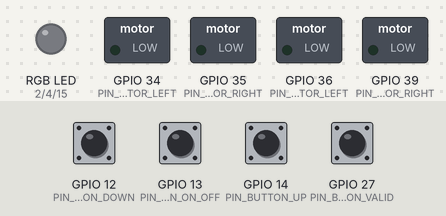
A sketch run on a simulated ESP32. Parts: switched loads named in the sketch (green lamp = pin HIGH), an RGB LED mixed from three pins (HIGH = lit). The inputs (shaded band) are chosen by the test bench; at power-on: GPIO 12 (PIN_BUTTON_DOWN), GPIO 13 (PIN_BUTTON_ON_OFF), GPIO 14 (PIN_BUTTON_UP), GPIO 27 (PIN_BUTTON_VALID) HIGH. What the sketch prints to the serial monitor is not drawn.

Above: at 1.2 s.
1.3 s: GPIO 13 (PIN_BUTTON_ON_OFF) pulled LOW for 0.15 s
At 1.9 s:
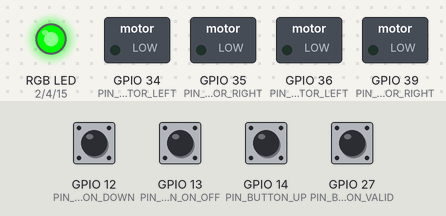
3.1 s: GPIO 12 (PIN_BUTTON_DOWN) pulled LOW for 0.15 s
At 4.2 s:
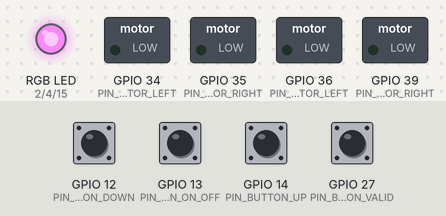
4.7 s: GPIO 12 (PIN_BUTTON_DOWN) pulled LOW for 1 s
At 5.4 s:
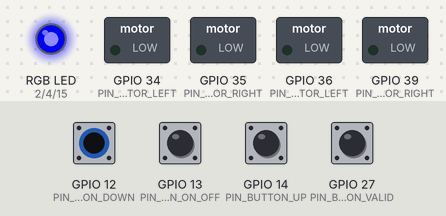
7.2 s: GPIO 12 (PIN_BUTTON_DOWN) pulled LOW for 0.15 s
At 8.4 s:
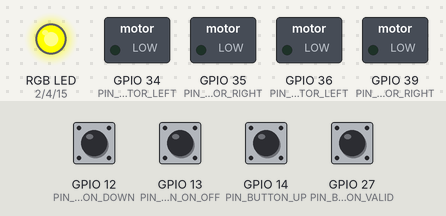
8.8 s: GPIO 12 (PIN_BUTTON_DOWN) pulled LOW for 0.15 s
At 9.7 s:
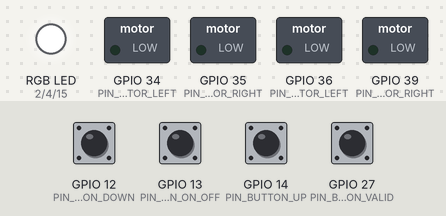
10.4 s: GPIO 12 (PIN_BUTTON_DOWN) pulled LOW for 1 s
At 11.0 s:
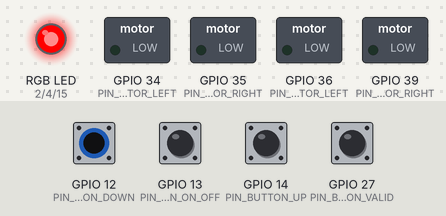
Timing chart, 0 to 13.4 s (numbered marks = the images above; inputs shaded):
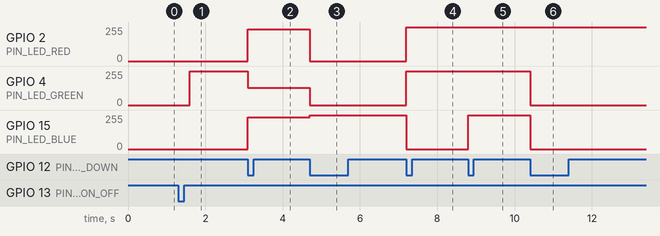

Measured:
- after the input at 1.3 s, GPIO 4 (PIN_LED_GREEN): 0/255 → 255/255 after 0.30 s
- after the input at 3.1 s, GPIO 2 (PIN_LED_RED), GPIO 15 (PIN_LED_BLUE): 0/255 → 237/255 at once; GPIO 4 (PIN_LED_GREEN): 255/255 → 129/255 at once
- after the input at 4.7 s, GPIO 2 (PIN_LED_RED): 237/255 → 0/255 at once; GPIO 4 (PIN_LED_GREEN): 129/255 → 0/255 at once; GPIO 15 (PIN_LED_BLUE): 237/255 → 255/255 at once
- after the input at 7.2 s, GPIO 2 (PIN_LED_RED), GPIO 4 (PIN_LED_GREEN): 0/255 → 255/255 at once; GPIO 15 (PIN_LED_BLUE): 255/255 → 0/255 at once
- after the input at 8.8 s, GPIO 15 (PIN_LED_BLUE): 0/255 → 255/255 at once
- after the input at 10.4 s, GPIO 4 (PIN_LED_GREEN), GPIO 15 (PIN_LED_BLUE): 255/255 → 0/255 at once

The sketch:

test_interrupt_esp.ino
```cpp
// pins moteurs
const int PIN_MOTOR_LEFT = 36;
const int PIN_MOTOR_RIGHT = 39;
const int PIN_DIR_MOTOR_LEFT = 34;
const int PIN_DIR_MOTOR_RIGHT = 35;
const int PIN_INTERRUPT_LEFT = 32;
const int PIN_INTERRUPT_RIGHT = 33;

// pins IR terrestres
const int PIN_FLOOR_IR_LEFT = 23;
const int PIN_FLOOR_IR_RIGHT = 22;

//pins IR frontaux
const int PIN_FRONT_IR_LEFT = 25;
const int PIN_FRONT_IR_RIGHT = 26;

// pins boutons
const int PIN_BUTTON_VALID = 27;
const int PIN_BUTTON_UP = 14;
const int PIN_BUTTON_DOWN = 12;
const int PIN_BUTTON_ON_OFF = 13;

// pins DELs
const int PIN_LED_RED = 2;
const int PIN_LED_GREEN = 4;
const int PIN_LED_BLUE = 15;

// paramètres PWM
const int freq = 490;
const int resolution = 8; // 8 bits de résolution (de 0 à 255)
const int channelMotorLeft = 0;
const int channelMotorRight = 1;
const int channelLedRed = 2;
const int channelLedGreen = 3;
const int channelLedBlue = 4;

// constantes globales
const float rapportReductionMoteur = 52.734;
const int rayonRoue = 66;
const double pi = 3.1415926535897932384626433;

// variables globales
volatile int compteurDroite = 0;
volatile int compteurGauche = 0;
volatile bool etatBoutonOnOff = 0;
volatile int choix = 1;
volatile bool validPressed = 0;

void swapValid ()
{
    validPressed = 1;
}

void incrementerChoix () // Fonction d'incrémentation du bouton de choix "+" (UP)
{
    choix++;
    if (choix >= 7) choix = 1;
}

void decrementerChoix () // Fonction de décrémentation du bouton de choix "-" (DOWN)
{
    choix--;
    if (choix <= 0) choix = 6;
}

void swapOnOff () // Fonction de passage de ON à OFF
{
    etatBoutonOnOff = !etatBoutonOnOff;
}

void setup ()
{
    Serial.begin(9600);
    // Pins moteurs
    pinMode(PIN_MOTOR_LEFT, OUTPUT);
    pinMode(PIN_MOTOR_RIGHT, OUTPUT);
    pinMode(PIN_DIR_MOTOR_LEFT, OUTPUT);
    pinMode(PIN_DIR_MOTOR_RIGHT, OUTPUT);
    pinMode(PIN_INTERRUPT_LEFT, INPUT);
    pinMode(PIN_INTERRUPT_RIGHT, INPUT);

    // Pins IR terrestres
    pinMode(PIN_FLOOR_IR_LEFT, INPUT);
    pinMode(PIN_FLOOR_IR_RIGHT, INPUT);

    // Pins IR frontaux
    pinMode(PIN_FRONT_IR_LEFT, INPUT);
    pinMode(PIN_FRONT_IR_RIGHT, INPUT);

    // Pins boutons
    pinMode(PIN_BUTTON_VALID, INPUT);
    pinMode(PIN_BUTTON_UP, INPUT);
    pinMode(PIN_BUTTON_DOWN, INPUT);
    pinMode(PIN_BUTTON_ON_OFF, INPUT_PULLUP);

    // Pins DELs
    pinMode(PIN_LED_RED, OUTPUT);
    pinMode(PIN_LED_GREEN, OUTPUT);
    pinMode(PIN_LED_BLUE, OUTPUT);

    ledcAttachPin(PIN_LED_RED, channelLedRed);
    ledcAttachPin(PIN_LED_GREEN, channelLedGreen);
    ledcAttachPin(PIN_LED_BLUE, channelLedBlue);

    ledcSetup(channelLedRed, freq, resolution);
    ledcSetup(channelLedGreen, freq, resolution);
    ledcSetup(channelLedBlue, freq, resolution);

    // Interruptions boutons choix
    attachInterrupt(PIN_BUTTON_DOWN, decrementerChoix, FALLING);
    attachInterrupt(PIN_BUTTON_UP, incrementerChoix, FALLING);

    // Interruption on/off
    attachInterrupt(PIN_BUTTON_ON_OFF, swapOnOff, FALLING);

    // Interruption valid
    attachInterrupt(PIN_BUTTON_VALID, swapValid, FALLING);
}

void color (int redPWM, int greenPWM, int bluePWM) // Set color
{
    ledcWrite(channelLedRed, redPWM);
    ledcWrite(channelLedGreen, greenPWM);
    ledcWrite(channelLedBlue, bluePWM);
}

void loop ()
{
    Serial.println(choix);
    if (!etatBoutonOnOff) color(0, 0, 0); // Si le robot est éteint, on éteint la DEL RGB
    while (!etatBoutonOnOff); // Si le robot est éteint, on attend

    switch (choix) // On fait le menu de choix du programme
    {
        case 1: // Suivi de ligne, DEL verte
            color(0, 255, 0);
            break;

        case 2: // Evitement d'obstacles, DEL rouge
            color(255, 0, 0);
            break;

        case 3: // Ligne droite, DEL blanche
            color(255, 255, 255);
            break;

        case 4: // Carré, DEL jaune
            color(255, 255, 0);
            break;

        case 5: // Triangle, DEL bleue
            color(0, 0, 255);
            break;

        case 6: // Cercle, DEL violette
            color(238, 130, 238);
            break;

        default: // N'est pas sensé arriver, affiche la couleur d'erreur (marron)
            color(165, 42, 42);
            break;
    }
}
```
